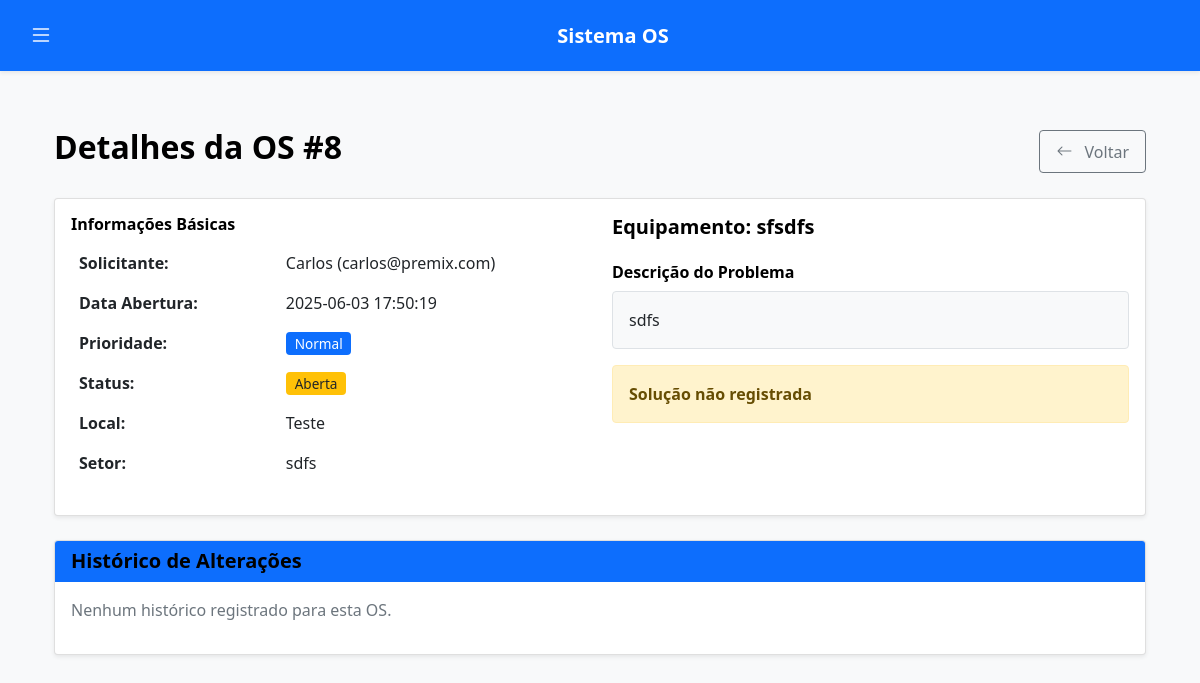
The app's page /admin/os/8 (signed in), older data.
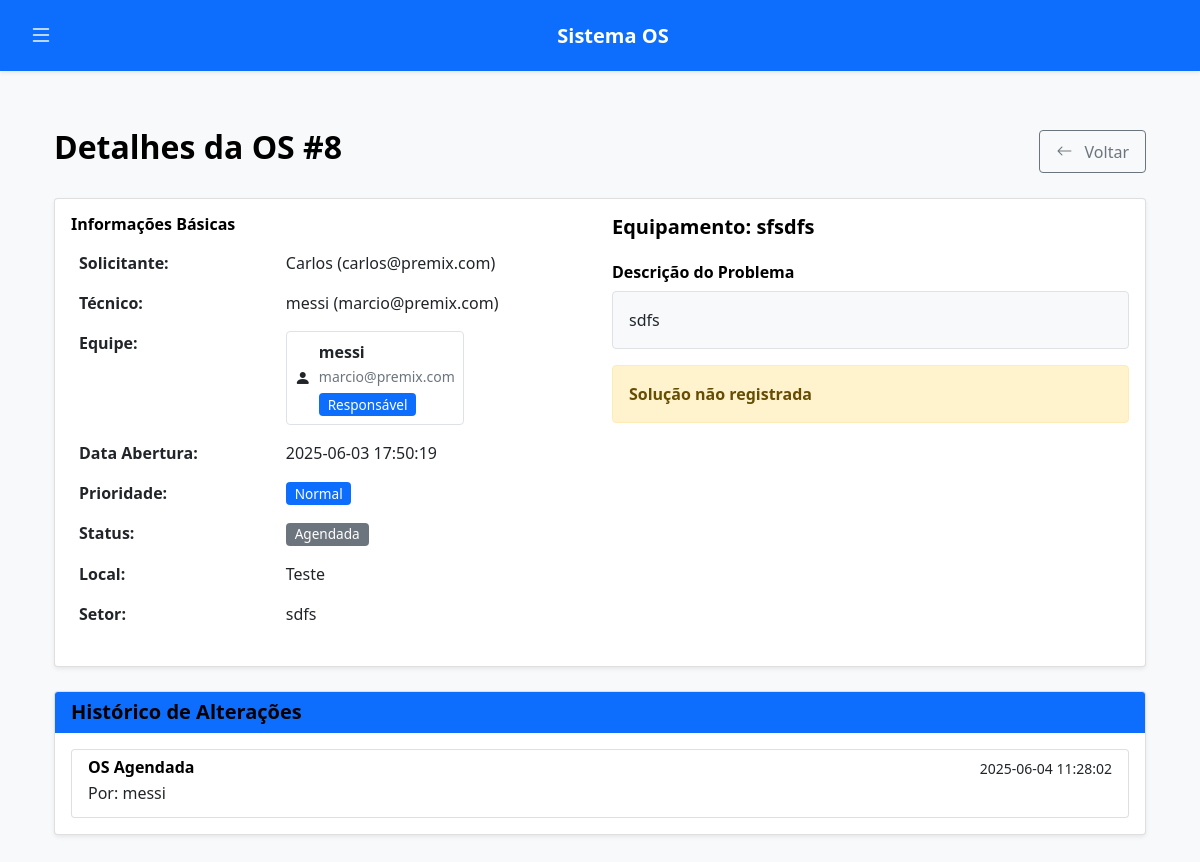
The same page, newer data.
### tables this page shows
CREATE TABLE ordens_servico (
            id INTEGER PRIMARY KEY AUTOINCREMENT,
            data TEXT NOT NULL DEFAULT CURRENT_TIMESTAMP, -- Data de abertura da OS
            equipamento TEXT NOT NULL,
            problema TEXT NOT NULL,
            prioridade TEXT NOT NULL CHECK(prioridade IN ('baixa', 'normal', 'alta', 'urgente')),
            status TEXT NOT NULL CHECK(status IN ('Aberta', 'Agendada', 'Em andamento', 'Pausada', 'Concluída', 'Cancelada')) DEFAULT 'Aberta',
            solucao TEXT,
            tempo_reparo REAL, -- Em minutos ou horas, a ser calculado
            inicio TEXT,      -- Data/Hora de início do trabalho (pode ser manual ou automático)
            fim TEXT,         -- Data/Hora de conclusão do trabalho (AGORA SERÁ MANUAL)
            solicitante_id INTEGER NOT NULL,
            tecnico_id INTEGER, -- Pode representar o técnico principal ou o que iniciou
            local TEXT,
            setor TEXT,
            data_agendamento TEXT,
            horario_agendamento TEXT,
            FOREIGN KEY (solicitante_id) REFERENCES usuarios (id),
            FOREIGN KEY (tecnico_id) REFERENCES usuarios (id)
        );

CREATE TABLE usuarios (
            id INTEGER PRIMARY KEY AUTOINCREMENT,
            usuario TEXT NOT NULL UNIQUE,
            senha TEXT NOT NULL,
            tipo TEXT NOT NULL CHECK(tipo IN ('solicitante', 'manutencao', 'admin', 'master-admin')),
            nome TEXT NOT NULL,
            email TEXT UNIQUE,
            especialidade TEXT CHECK(especialidade IS NULL OR especialidade IN ('eletricista', 'mecanico')), -- Nova coluna
            ativo BOOLEAN DEFAULT 1,
            data_criacao TEXT DEFAULT CURRENT_TIMESTAMP
        );

CREATE TABLE historico_os (
            id INTEGER PRIMARY KEY AUTOINCREMENT,
            os_id INTEGER NOT NULL,
            usuario_id INTEGER NOT NULL,
            data_alteracao TEXT DEFAULT CURRENT_TIMESTAMP,
            acao TEXT NOT NULL,
            observacao TEXT,
            campo_alterado TEXT,
            valor_anterior TEXT,
            novo_valor TEXT,
            FOREIGN KEY (os_id) REFERENCES ordens_servico (id) ON DELETE CASCADE,
            FOREIGN KEY (usuario_id) REFERENCES usuarios (id)
        );

### app.py (the view)
@app.route('/admin/os/<int:id>')
def detalhe_os_admin(id):
    if session.get('tipo') not in ['admin','master-admin']:
        return redirect(url_for('login'))
    conn = get_db()
    cursor = conn.cursor()
    try:
        cursor.execute("""
            SELECT os.*,
                   s.nome as solicitante_nome,
                   s.email as solicitante_email,
                   t.nome as tecnico_nome,
                   t.email as tecnico_email
            FROM ordens_servico os
            LEFT JOIN usuarios s ON os.solicitante_id = s.id
            LEFT JOIN usuarios t ON os.tecnico_id = t.id
            WHERE os.id = ?
        """, (id,))
        os_data = cursor.fetchone()
        if not os_data:
            flash('Ordem de Serviço não encontrada.', 'danger')
            return redirect(url_for('admin_dashboard'))
        participantes = []
        cursor.execute("""
            SELECT u.id, u.nome, u.email
            FROM participantes_os p
            JOIN usuarios u ON p.tecnico_id = u.id
            WHERE p.os_id = ?
        """, (id,))
        participantes = [dict(part) for part in cursor.fetchall()]  # Convertendo para dicionário
        if os_data['tecnico_id']:
            cursor.execute("SELECT id, nome, email FROM usuarios WHERE id = ?", (os_data['tecnico_id'],))
            tecnico_principal = cursor.fetchone()
            if tecnico_principal:
                participantes.append({
                    'id': tecnico_principal['id'],
                    'nome': tecnico_principal['nome'],
                    'email': tecnico_principal['email'],
                    'funcao': 'Responsável'
                })
        os_dict = {
            'id': os_data['id'],
            'equipamento': os_data['equipamento'],
            'problema': os_data['problema'],
            'prioridade': os_data['prioridade'],
            'status': os_data['status'],
            'data': os_data['data'],
            'solucao': os_data['solucao'],
            'tempo_reparo': os_data['tempo_reparo'] if 'tempo_reparo' in os_data and os_data['tempo_reparo'] is not None else None,
            'inicio': os_data['inicio'] if 'inicio' in os_data and os_data['inicio'] is not None else None,
            'fim': os_data['fim'] if 'fim' in os_data.keys() and os_data['fim'] is not None else None,
            'local': os_data['local'] if 'local' in os_data.keys() and os_data['local'] is not None else None,
            'setor': os_data['setor'] if 'setor' in os_data.keys() and os_data['setor'] is not None else None
        }
        solicitante_info = {
            'nome': os_data['solicitante_nome'],
            'email': os_data['solicitante_email']
        }
        tecnico_info = {
            'nome': os_data['tecnico_nome'],
            'email': os_data['tecnico_email']
        } if os_data['tecnico_nome'] else None
        historico = []
        cursor.execute("""
            SELECT h.*, u.nome as usuario_nome
            FROM historico_os h
            JOIN usuarios u ON h.usuario_id = u.id
            WHERE h.os_id = ?
            ORDER BY h.data_alteracao DESC
        """, (id,))
        historico = [dict(h) for h in cursor.fetchall()]  # Convertendo para dicionário
        return render_template(
            'administrador/detalhes_os.html',
            os=os_dict,
            solicitante=solicitante_info,
            tecnico=tecnico_info,
            participantes=participantes,
            historico=historico
        )
    except Exception as e:
        flash(f'Erro ao acessar OS: {str(e)}', 'danger')
        app.logger.error(f"Erro ao acessar OS {id}: {str(e)}")
        return redirect(url_for('admin_dashboard'))
    finally:
        conn.close()

### app.py (called while the page is built)
def get_db():
    if 'db' not in g:
        g.db = sqlite3.connect('db/os.db')
        g.db.row_factory = sqlite3.Row
        g.db.execute("PRAGMA journal_mode=WAL")
        g.db.execute("PRAGMA busy_timeout=5000")
    return g.db

### templates/administrador/detalhes_os.html (shortened to what the changed rows need)
{% extends "base.html" %}
{% block content %}
<div class="container">
    <div class="d-flex justify-content-between align-items-center mb-4">
        <h2>Detalhes da OS #{{ os.id }}</h2>
        <a href="{{ url_for('admin_dashboard') }}" class="btn btn-outline-secondary">
            <i class="bi bi-arrow-left"></i> Voltar
        </a>
    </div>
    <div class="card mb-4">
        <div class="card-body">
            <div class="row">
                <div class="col-md-6"> <h6>Informações Básicas</h6>
                    <table class="table table-borderless">
                        <tr>
                            <th width="40%">Solicitante:</th>
                        </tr>
                        {% if tecnico %}
                        <tr>
                            <th>Técnico:</th>
                            <td>{{ tecnico.nome }} ({{ tecnico.email }})</td>
                        </tr>
                        {% endif %}
                        {% if participantes %}
                        <tr>
                            <th>Equipe:</th>
                            <td>
                                <div class="d-flex flex-wrap gap-2">
                                    {% for part in participantes %}
                                    <div class="border rounded p-2">
                                        <div class="d-flex align-items-center">
                                            <i class="bi bi-person-fill me-2"></i>
                                            <div>
                                                <div class="fw-bold">{{ part.nome }}</div>
                                                <small class="text-muted">{{ part.email }}</small>
                                                {% if part.funcao %}
                                                <div class="mt-1">
                                                    <span class="badge bg-primary">{{ part.funcao }}</span>
                                                </div>
                                                {% endif %}
                                            </div>
                                        </div>
                                    </div>
                                    {% endfor %}
                                </div>
                            </td>
                        </tr>
                        {% endif %}
                        <tr>
                            <th>Data Abertura:</th>
                            <td>{{ os.data }}</td>
                        </tr>
                        <tr>
                            <th>Prioridade:</th>
                            <td>
                                <span class="badge bg-{% if os.prioridade == 'urgente' %}danger{% elif os.prioridade == 'alta' %}warning text-dark{% else %}primary{% endif %}">
                                    {{ os.prioridade|capitalize }}
                                </span>
                            </td>
                        </tr>
                        <tr>
                            <th>Status:</th>
                            <td>
                                <span class="badge bg-{% if os.status == 'Concluída' %}success{% elif os.status == 'Aberta' %}warning text-dark{% elif os.status == 'Em andamento' %}info text-dark{% else %}secondary{% endif %}">
                                    {{ os.status|capitalize }}
                                </span>
                            </td>
                        </tr>
                        {% if os.local %}
                        <tr>
                            <th>Local:</th>
                            <td>{{ os.local }}</td>
                        </tr>
                        {% endif %}
                        {% if os.setor %}
                        <tr>
                            <th>Setor:</th>
                            <td>{{ os.setor }}</td>
                        </tr>
                        {% endif %}
                    </table>
                    </div>
                <div class="col-md-6"> <div>
                        <h5 class="mb-0">Equipamento: {{ os.equipamento }}</h5>
                    </div>
                    <br>
                    <h6>Descrição do Problema</h6>
                    <div class="border p-3 bg-light rounded mb-3">
                        {{ os.problema }}
                    </div>
                    {% if os.solucao is not none %}
                    <h6>Solução Aplicada</h6>
                    <div class="border p-3 bg-light rounded">
                        {{ os.solucao }}
                        {% if os.tempo_reparo is not none %}
                        <div class="mt-2 text-muted">
                            <small>Tempo de reparo: {{ "%.0f"|format(os.tempo_reparo) }} minutos</small>
                        </div>
                        {% endif %}
                    </div>
                    {% else %}
                    <div class="alert alert-warning mt-3">
                        <strong>Solução não registrada</strong>
                    </div>
                    {% endif %}
                </div>
            </div>
        </div>
    </div>
    <div class="card">
        <div class="card-body">
            {% if historico %}
            <div class="list-group">
                {% for item in historico %}
                <div class="list-group-item">
                    <div class="d-flex justify-content-between">
                        <h6 class="mb-1">{{ item['acao'] }}</h6>
                        <small>{{ item['data_alteracao'] }}</small>
                    </div>
                    <p class="mb-1">Por: {{ item['usuario_nome'] }}</p>
                </div>
                {% endfor %}
            </div>
            {% else %}
            <p class="text-muted">Nenhum histórico registrado para esta OS.</p>
            {% endif %}
        </div>
    </div>
</div>
{% endblock %}

Row changes from the older to the newer data that the page shows:
changed ordens_servico "sfsdfs": status "Aberta" → "Agendada"
now on this page (row unchanged): usuarios: nome "messi", email "marcio@premix.com", funcao "Responsável"
added historico_os: acao "OS Agendada", data_alteracao "2025-06-04 11:28:02", usuario_nome "messi"
Text that changed along with them:
text no longer shown: "Nenhum histórico registrado para esta OS."
text now shown: "Técnico: ( ) Equipe:"
